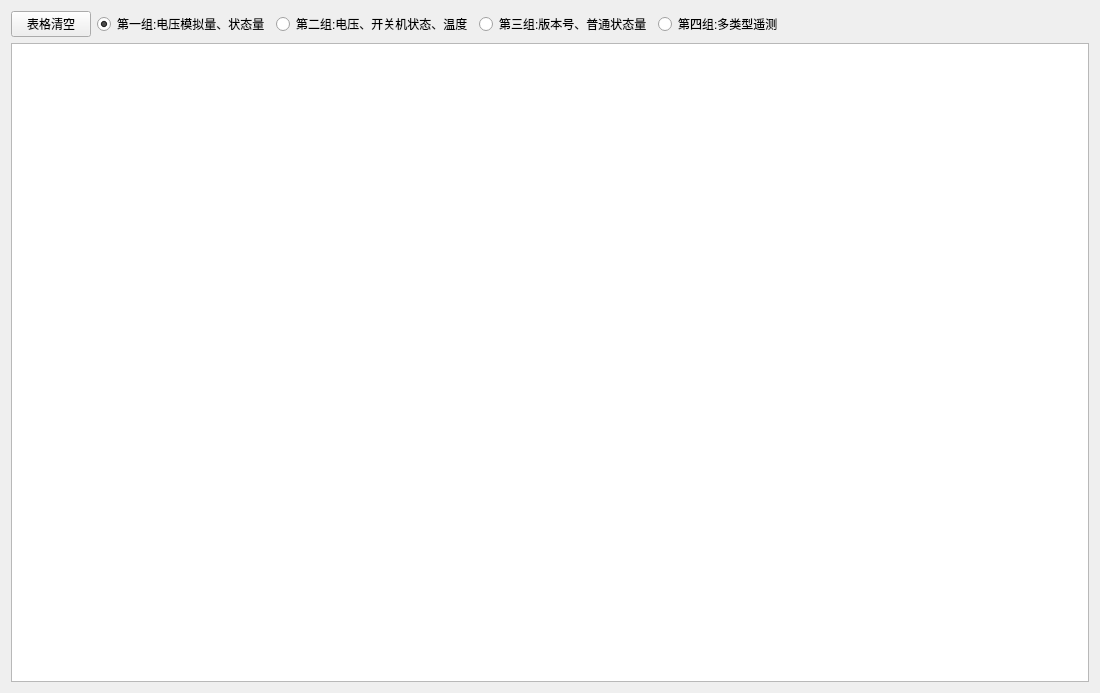
<?xml version="1.0" encoding="UTF-8"?>
<ui version="4.0">
 <class>subyc_slowspeed</class>
 <widget class="QWidget" name="subyc_slowspeed">
  <property name="geometry">
   <rect>
    <x>0</x>
    <y>0</y>
    <width>1100</width>
    <height>693</height>
   </rect>
  </property>
  <property name="windowTitle">
   <string>Form</string>
  </property>
  <layout class="QGridLayout" name="gridLayout">
   <item row="1" column="0">
    <widget class="QTableView" name="tView_yclist"/>
   </item>
   <item row="0" column="0">
    <layout class="QHBoxLayout" name="horizontalLayout">
     <item>
      <widget class="QPushButton" name="pB_Clearmsyclist">
       <property name="text">
        <string>表格清空</string>
       </property>
      </widget>
     </item>
     <item>
      <widget class="QRadioButton" name="radioButton_group1">
       <property name="text">
        <string>第一组:电压模拟量、状态量</string>
       </property>
       <property name="checked">
        <bool>true</bool>
       </property>
      </widget>
     </item>
     <item>
      <widget class="QRadioButton" name="radioButton_group2">
       <property name="text">
        <string>第二组:电压、开关机状态、温度</string>
       </property>
      </widget>
     </item>
     <item>
      <widget class="QRadioButton" name="radioButton_group3">
       <property name="text">
        <string>第三组:版本号、普通状态量</string>
       </property>
      </widget>
     </item>
     <item>
      <widget class="QRadioButton" name="radioButton_group4">
       <property name="text">
        <string>第四组:多类型遥测</string>
       </property>
      </widget>
     </item>
     <item>
      <spacer name="horizontalSpacer">
       <property name="orientation">
        <enum>Qt::Horizontal</enum>
       </property>
       <property name="sizeHint" stdset="0">
        <size>
         <width>40</width>
         <height>20</height>
        </size>
       </property>
      </spacer>
     </item>
    </layout>
   </item>
  </layout>
 </widget>
 <resources/>
 <connections/>
</ui>
